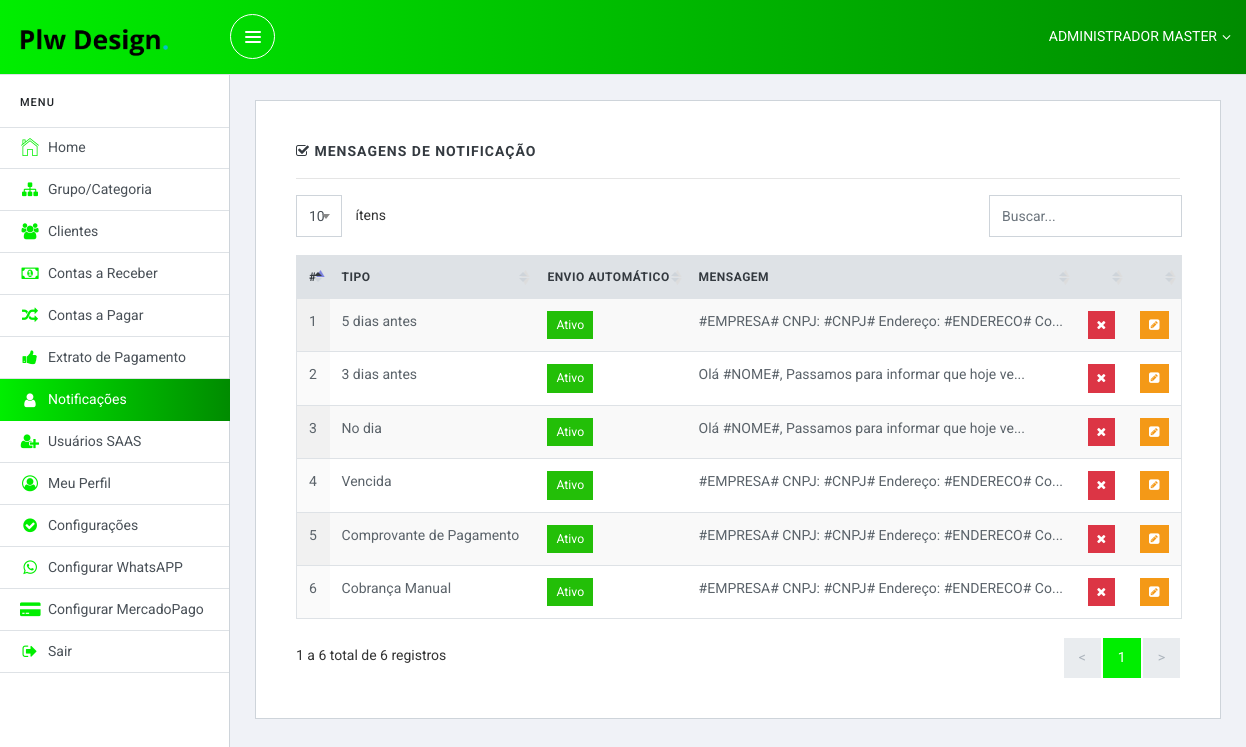
/master/mensagens (signed in), run on the app's committed database.
### tables this page shows
CREATE TABLE `carteira` (
  `Id` int(11) NOT NULL,
  `idm` varchar(9) DEFAULT NULL,
  `valor` varchar(250) DEFAULT NULL,
  `entrada` timestamp NULL DEFAULT current_timestamp(),
  `vjurus` varchar(255) DEFAULT NULL,
  `login` varchar(15) DEFAULT NULL,
  `senha` varchar(60) DEFAULT NULL,
  `tipo` varchar(2) DEFAULT '1',
  `status` varchar(2) DEFAULT '1',
  `nome` varchar(120) DEFAULT NULL,
  `celular` varchar(255) DEFAULT NULL,
  `nascimento` varchar(15) DEFAULT NULL,
  `cpf` varchar(25) DEFAULT NULL,
  `email` varchar(120) DEFAULT NULL,
  `cep` varchar(25) DEFAULT NULL,
  `endereco` varchar(120) DEFAULT NULL,
  `numero` varchar(9) DEFAULT NULL,
  `bairro` varchar(60) DEFAULT NULL,
  `complemento` varchar(60) DEFAULT NULL,
  `cidade` varchar(30) DEFAULT NULL,
  `uf` varchar(5) DEFAULT NULL,
  `tokenmp` varchar(255) DEFAULT NULL,
  `tokenasaas` varchar(255) DEFAULT NULL,
  `nomecom` varchar(160) NOT NULL,
  `cnpj` varchar(30) NOT NULL,
  `enderecom` varchar(160) NOT NULL,
  `contato` varchar(15) NOT NULL,
  `msg` varchar(2) DEFAULT '1',
  `msgqr` varchar(2) DEFAULT '1',
  `msgpix` varchar(2) DEFAULT '1',
  `tokenapi` varchar(60) DEFAULT NULL,
  `pagamentos` varchar(2) DEFAULT '1'
);

CREATE TABLE `mensagens` (
  `id` int(11) NOT NULL,
  `idu` varchar(5) DEFAULT NULL,
  `msg` text DEFAULT NULL,
  `tipo` varchar(2) DEFAULT NULL,
  `status` varchar(2) DEFAULT '1'
);

### master/mensagens.php (the view, shortened to what this page needs)
<?php
require_once "topo.php";
?>
<div class="slim-mainpanel">
      <div class="container">
	  <div class="section-wrapper">
          <label class="section-title"><i class="fa fa-check-square-o" aria-hidden="true"></i> Mensagens de Notificação </label>
		  <hr>
          <div class="table-wrapper">
            <table id="datatable1" class="table display responsive nowrap" width="100%">
              <thead>
                <tr>
				  <th>#</th>
                  <th>Tipo</th>
                  <th>Envio Automático</th>
				  <th>Mensagem</th>
                  <th></th>
                  <th></th>
                </tr>
              </thead>
              <tbody>
			  <?php
			  $clientes	= $connect->query("SELECT * FROM mensagens WHERE idu = '".$cod_id."' ORDER BY tipo ASC");
			  while ($dadosclientes = $clientes->fetch(PDO::FETCH_OBJ)) {
			  if($dadosclientes->tipo == '1' ) { $tipomsg = "5 dias antes"; }
			  if($dadosclientes->tipo == '2' ) { $tipomsg = "3 dias antes"; }
			  if($dadosclientes->tipo == '3' ) { $tipomsg = "No dia"; }
			  if($dadosclientes->tipo == '4' ) { $tipomsg = "Vencida"; }
			  if($dadosclientes->tipo == '5' ) { $tipomsg = "Comprovante de Pagamento"; }
              if($dadosclientes->tipo == '6' ) { $tipomsg = "Cobrança Manual"; }
			  ?>
                <tr>
				  <td><?php print $dadosclientes->id;?></td>
                  <td><?php print $tipomsg;?></td>
                  <?php if($dadosclientes->status == '1' ) { ?>
                  <td><button class="btn btn-success btn-sm">Ativo</button></td>
                  <?php } else { ?>
                  <td><button class="btn btn-danger btn-sm">Desativado</button></td>
                  <?php } ?>
				  <td><?php print substr($dadosclientes->msg, 0, 50);?>...</td>
				  <?php if($dadosclientes->status == '1' ) { ?>
				  <td align="center">
				  <form action="classes/mensagens_exe.php" method="post">
	              <button type="submit" class="btn btn-danger btn-sm" data-toggle="tooltip" data-placement="top" title="Desativar Mensagem"><i class="icon fa fa-times"></i></button>
	              </form>
				  </td>
				  <?php } ?>
				  <td align="center">
				  <form action="edit_mensagens" method="post">
	              <button type="submit" class="btn btn-warning btn-sm" data-toggle="tooltip" data-placement="top" title="Editar Mensagem"><i class="icon fa fa-pencil-square"></i></button>
	              </form>
				  </td>
                </tr>
               <?php } ?>
              </tbody>
            </table>
          </div>
        </div>
      </div>
    </div>
  </body>
</html>

### master/topo.php (shortened to what this page needs)
<?php
$cod_id = $_SESSION['cod_id'];
$pegadadosgerais 	= $connect->query("SELECT * FROM carteira WHERE Id='$cod_id'");
$dadosgerais		= $pegadadosgerais->fetch(PDO::FETCH_OBJ);
?>
<!DOCTYPE html>
<html lang="pt-br">
  <head>
    <link href="../lib/font-awesome/css/font-awesome.css" rel="stylesheet">
    <link href="../lib/Ionicons/css/ionicons.css" rel="stylesheet">
	<link href="../lib/datatables/css/jquery.dataTables.css" rel="stylesheet">
    <link href="../lib/select2/css/select2.min.css" rel="stylesheet">
    <link rel="stylesheet" href="../css/slim.css">
  </head>
  <body>
    <div class="slim-header with-sidebar" style="background-image: linear-gradient(to right, #00EE00 0%, #008B00 100%);">
      <div class="container-fluid">
        <div class="slim-header-left">
 <a class="slim-logo" href="/.">
        <img src="img/logo.png" alt="Logo Financeiro">
      </a>
       <a href="" id="slimSidebarMenu" class="slim-sidebar-menu"><span></span></a>
        </div>
        <div class="slim-header-right">
          <div class="dropdown dropdown-c">
            <a href="./" class="logged-user" data-toggle="dropdown" style="color:#FFFFFF">
              <span><?php print $dadosgerais->nome;?></span>
              <i class="fa fa-angle-down"></i>
            </a>
          </div>
        </div>
      </div>
    </div>

### master/menu.php
<div class="slim-body">
      <div class="slim-sidebar">
        <label class="sidebar-label">MENU</label>
		<?php $urlk = $_SERVER["REQUEST_URI"];?>
        <ul class="nav nav-sidebar">
          <li class="sidebar-nav-item">
            <a href="./" class="sidebar-nav-link <?php if(basename($urlk) == "master") { echo "active"; } ?>"><i class="icon ion-ios-home-outline"></i> Home</a>
          </li>
		   <li class="sidebar-nav-item">
            <a href="categorias" class="sidebar-nav-link <?php if(basename($urlk) == "categorias" OR basename($urlk) == "cad_categoria" OR basename($urlk) == "edit_categoria") { echo "active"; } ?>"><i class="fa fa-sitemap mg-r-10" style="font-size:16px"></i>Grupo/Categoria</a>
          </li>
		  <li class="sidebar-nav-item">
            <a href="clientes" class="sidebar-nav-link <?php if(basename($urlk) == "clientes" OR basename($urlk) == "ver_cliente" OR basename($urlk) == "cad_cliente" OR basename($urlk) == "edit_cliente") { echo "active"; } ?>"><i class="fa fa-users mg-r-10" style="font-size:16px"></i>Clientes</a>
          </li>
          <li class="sidebar-nav-item">
            <a href="contas_receber" class="sidebar-nav-link <?php if(basename($urlk) == "cad_contas" OR basename($urlk) == "contas_receber" OR basename($urlk) == "editar_mensalidade" OR basename($urlk) == "cad_contas_simulador" OR basename($urlk) == "ver_financeiro") { echo "active"; } ?>"><i class="fa fa-money mg-r-10" style="font-size:16px"></i> Contas a Receber</a>
          </li>
		  <li class="sidebar-nav-item">
            <a href="contas_pagar" class="sidebar-nav-link <?php if(basename($urlk) == "contas_pagar" OR basename($urlk) == "cad_pagar" OR basename($urlk) == "editar_pagamento" OR basename($urlk) == "cad_pagar_simulador") { echo "active"; } ?>"><i class="fa fa-random mg-r-10" style="font-size:16px"></i> Contas a Pagar</a>
          </li>
		  <li class="sidebar-nav-item">
            <a href="finalizados" class="sidebar-nav-link <?php if(basename($urlk) == "finalizados" OR basename($urlk) == "ver_financeiro_quitado") { echo "active"; } ?>"><i class="fa fa-thumbs-up mg-r-10" style="font-size:16px"></i> Extrato de Pagamento</a>
          </li>
		  <li class="sidebar-nav-item">
            <a href="mensagens" class="sidebar-nav-link <?php if(basename($urlk) == "mensagens" OR basename($urlk) == "edit_mensagens") { echo "active"; } ?>"><i class="fa fa-user mg-r-10" style="font-size:16px"></i> Notificações</a>
          </li><?php if($dadosgerais->tipo == 1) {?>
		  <li class="sidebar-nav-item">
            <a href="usuarios" class="sidebar-nav-link <?php if(basename($urlk) == "usuarios" OR basename($urlk) == "cad_usuario" OR basename($urlk) == "edit_usuario" OR basename($urlk) == "painel_usuario") { echo "active"; } ?>"><i class="fa fa-user-plus mg-r-10" style="font-size:16px"></i> Usuários SAAS</a>
          </li><?php } ?>
          <li class="sidebar-nav-item">
            <a href="perfil" class="sidebar-nav-link <?php if(basename($urlk) == "perfil") { echo "active"; } ?>"><i class="fa fa-user-circle-o mg-r-10" style="font-size:16px"></i> Meu Perfil</a>
          </li>
		  <li class="sidebar-nav-item">
            <a href="configuracoes" class="sidebar-nav-link <?php if(basename($urlk) == "configuracoes") { echo "active"; } ?>"><i class="fa fa-check-circle mg-r-10" style="font-size:16px"></i> Configurações</a>
          </li>
		  <li class="sidebar-nav-item">
            <a href="whatsapp" class="sidebar-nav-link <?php if(basename($urlk) == "whatsapp") { echo "active"; } ?>"><i class="fa fa-whatsapp mg-r-10" style="font-size:16px"></i> Configurar WhatsAPP</a>
          </li>
		   <li class="sidebar-nav-item">
            <a href="mercadopago" class="sidebar-nav-link <?php if(basename($urlk) == "mercadopago") { echo "active"; } ?>"><i class="fa fa-credit-card-alt mg-r-10" style="font-size:16px"></i> Configurar MercadoPago</a>
          </li>
          <li class="sidebar-nav-item">
            <a href="sair" class="sidebar-nav-link <?php if(basename($urlk) == "sair") { echo "active"; } ?>"><i class="fa fa-sign-out mg-r-10" style="font-size:16px"></i> Sair</a>
          </li>
        </ul>
      </div>

### master/index.php (shortened to what this page needs)
<?php
require_once "../db/Conexao.php";
require_once "topo.php";
require_once "menu.php";
$getUrl=strip_tags(trim(filter_input(INPUT_GET,'url',FILTER_DEFAULT)));
$setUrl=(!isset($getUrl)?'index':$getUrl);
$Url=explode('/',$setUrl);if(file_exists($Url[0].'.php')): require_once $Url[0].'.php';
else:
require_once 'home.php';
endif;
?>

### data on the page
carteira: nome "ADMINISTRADOR MASTER"
mensagens: id "1", tipo "5 dias antes", status "Ativo", msg "#EMPRESA# CNPJ: #CNPJ# Endereço: #ENDERECO# Co"
mensagens: id "2", tipo "3 dias antes", status "Ativo", msg "Olá #NOME#, Passamos para informar que hoje ve"
mensagens: id "3", tipo "No dia", status "Ativo", msg "Olá #NOME#, Passamos para informar que hoje ve"
mensagens: id "4", tipo "Vencida", status "Ativo", msg "#EMPRESA# CNPJ: #CNPJ# Endereço: #ENDERECO# Co"
mensagens: id "5", tipo "Comprovante de Pagamento", status "Ativo", msg "#EMPRESA# CNPJ: #CNPJ# Endereço: #ENDERECO# Co"
mensagens: id "6", tipo "Cobrança Manual", status "Ativo", msg "#EMPRESA# CNPJ: #CNPJ# Endereço: #ENDERECO# Co"
